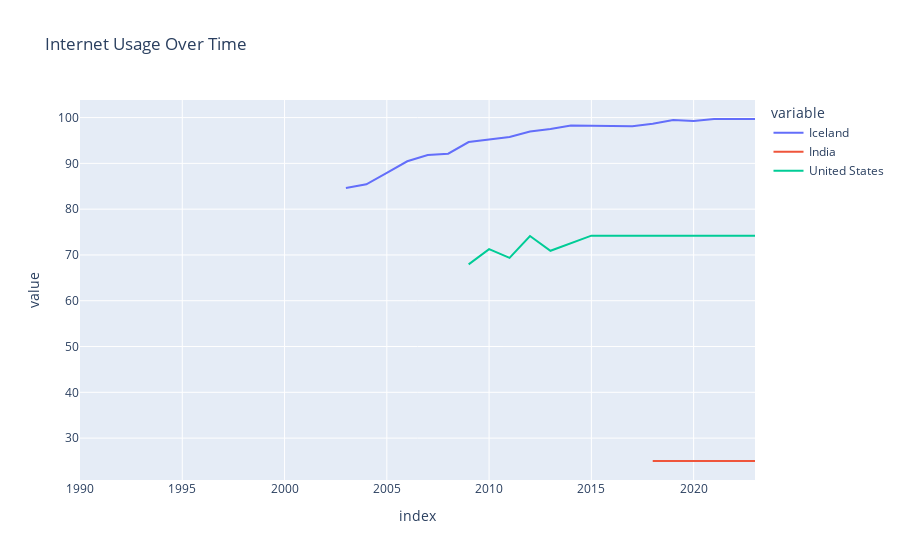

Source (notebook cell):
### Code cell
#Viewing a different series name
wb = pd.read_csv('C:/Users/skyes/Documents/Projects/worldbank-country-internet-data.csv')
countries = ['Iceland', 'India', 'United States']
internet_stats = get_cleaned_data(wb, 'IT.NET.USER.MA.ZS', countries)
internet_stats.index = internet_stats.index.astype(int)
internet_stats = internet_stats.interpolate(method='linear', order=2)

px.line(internet_stats, x=internet_stats.index, y=countries, title='Internet Usage Over Time')

### Figure 1 — Plotly figure (JSON) as saved in the notebook; plotly's stock layout.template omitted (floating-point values rounded to 4 significant figures)
{"data": [{"hovertemplate": "variable=Iceland<br>index=%{x}<br>value=%{y}<extra></extra>", "legendgroup": "Iceland", "line": {"color": "#636efa", "dash": "solid"}, "marker": {"symbol": "circle"}, "mode": "lines", "name": "Iceland", "orientation": "v", "showlegend": true, "type": "scatter", "x": [1990, 1991, 1992, 1993, 1994, 1995, 1996, 1997, 1998, 1999, 2000, 2001, 2002, 2003, 2004, 2005, 2006, 2007, 2008, 2009, 2010, 2011, 2012, 2013, 2014, 2015, 2016, 2017, 2018, 2019, 2020, 2021, 2022, 2023], "xaxis": "x", "y": [null, null, null, null, null, null, null, null, null, null, null, null, null, 84.63, 85.44, 87.94, 90.45, 91.83, 92.11, 94.67, 95.2, 95.78, 96.95, 97.53, 98.27, 98.22, 98.17, 98.12, 98.64, 99.48, 99.28, 99.69, 99.69, 99.69], "yaxis": "y"}, {"hovertemplate": "variable=India<br>index=%{x}<br>value=%{y}<extra></extra>", "legendgroup": "India", "line": {"color": "#EF553B", "dash": "solid"}, "marker": {"symbol": "circle"}, "mode": "lines", "name": "India", "orientation": "v", "showlegend": true, "type": "scatter", "x": [1990, 1991, 1992, 1993, 1994, 1995, 1996, 1997, 1998, 1999, 2000, 2001, 2002, 2003, 2004, 2005, 2006, 2007, 2008, 2009, 2010, 2011, 2012, 2013, 2014, 2015, 2016, 2017, 2018, 2019, 2020, 2021, 2022, 2023], "xaxis": "x", "y": [null, null, null, null, null, null, null, null, null, null, null, null, null, null, null, null, null, null, null, null, null, null, null, null, null, null, null, null, 25, 25, 25, 25, 25, 25], "yaxis": "y"}, {"hovertemplate": "variable=United States<br>index=%{x}<br>value=%{y}<extra></extra>", "legendgroup": "United States", "line": {"color": "#00cc96", "dash": "solid"}, "marker": {"symbol": "circle"}, "mode": "lines", "name": "United States", "orientation": "v", "showlegend": true, "type": "scatter", "x": [1990, 1991, 1992, 1993, 1994, 1995, 1996, 1997, 1998, 1999, 2000, 2001, 2002, 2003, 2004, 2005, 2006, 2007, 2008, 2009, 2010, 2011, 2012, 2013, 2014, 2015, 2016, 2017, 2018, 2019, 2020, 2021, 2022, 2023], "xaxis": "x", "y": [null, null, null, null, null, null, null, null, null, null, null, null, null, null, null, null, null, null, null, 67.94, 71.26, 69.37, 74.13, 70.91, 72.56, 74.21, 74.21, 74.21, 74.21, 74.21, 74.21, 74.21, 74.21, 74.21], "yaxis": "y"}], "layout": {"legend": {"title": {"text": "variable"}, "tracegroupgap": 0}, "title": {"text": "Internet Usage Over Time"}, "xaxis": {"anchor": "y", "domain": [0, 1], "title": {"text": "index"}}, "yaxis": {"anchor": "x", "domain": [0, 1], "title": {"text": "value"}}}}
